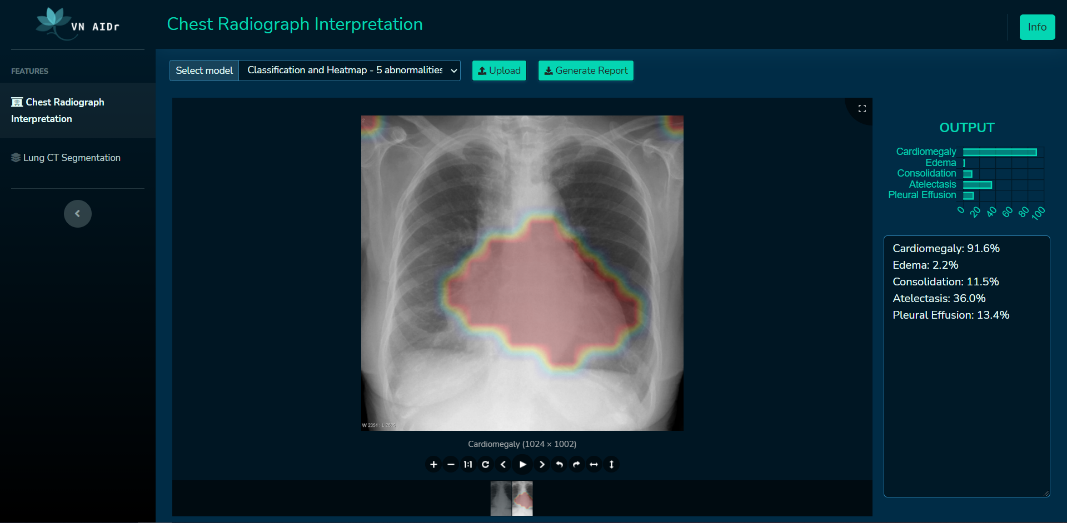
#> input picture vnopenai.png, 1067 x 523 px
$ python -i preprocess_wo_cfg.py   (imports and definitions only)
#> lines starting #> are read from the running program, lines starting #| are printed output that depends on the picture
import numpy as np
import cv2

def border_pad(image, pixel_mean=128.0, long_side=512):
    h, w, c = image.shape
    image = np.pad(image, ((0, long_side - h),
                    (0, long_side - w), (0, 0)),
                    mode='constant',
                    constant_values=pixel_mean)
    return image

def fix_ratio(image, pixel_mean=128.0, long_side=512):
    h, w, c = image.shape
    if h >= w:
        ratio = h * 1.0 / w
        h_ = long_side
        w_ = round(h_ / ratio)
    else:
        ratio = w * 1.0 / h
        w_ = long_side
        h_ = round(w_ / ratio)
    image = cv2.resize(image, dsize=(w_, h_), interpolation=cv2.INTER_LINEAR)
    image = border_pad(image, pixel_mean, long_side)
    return image

def transform(image, use_equalizeHist=True, gaussian_blur=3, pixel_mean=128.0, pixel_std=64.0, long_side=512):
    assert image.ndim == 2, "image must be gray image"
    if use_equalizeHist:
        image = cv2.equalizeHist(image)

    if gaussian_blur > 0:
        image = cv2.GaussianBlur(
            image,
            (gaussian_blur, gaussian_blur), 0)

    image = cv2.cvtColor(image, cv2.COLOR_GRAY2RGB)

    image = fix_ratio(image, pixel_mean, long_side)
    # augmentation for train or co_train

    # normalization
    image = image.astype(np.float32) - cfg.pixel_mean
    # vgg and resnet do not use pixel_std, densenet and inception use.
    if pixel_std:
        image /= pixel_std
    # normal image tensor :  H x W x C
    # torch image tensor :   C X H X W
    image = image.transpose((2, 0, 1))

    return image

>>> import cv2
>>> picture = cv2.imread('vnopenai.png', cv2.IMREAD_GRAYSCALE)
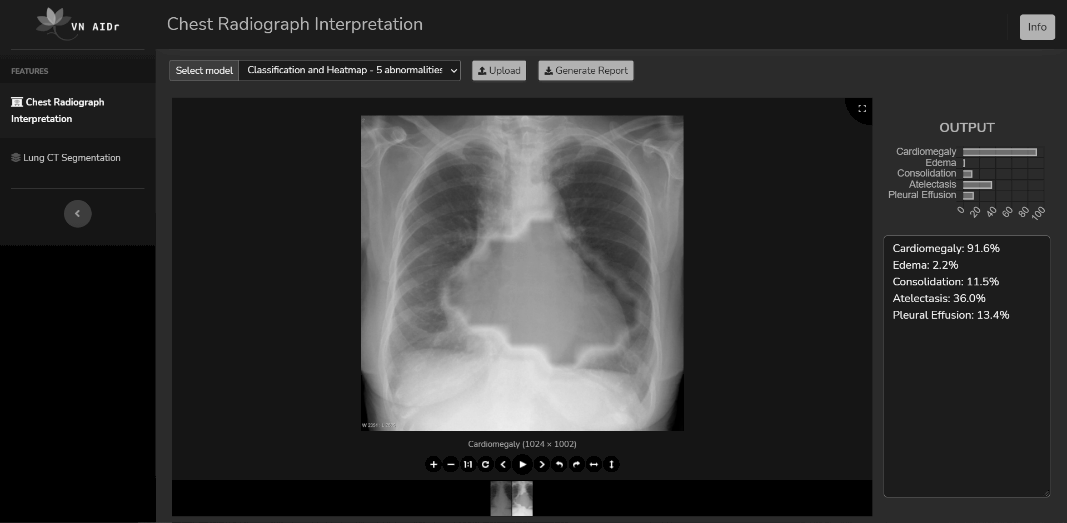
#> picture: shape (523, 1067); min 0, max 255, mean 47.6
>>> result = transform(picture)
#> in transform, `image = cv2.equalizeHist(image)`:
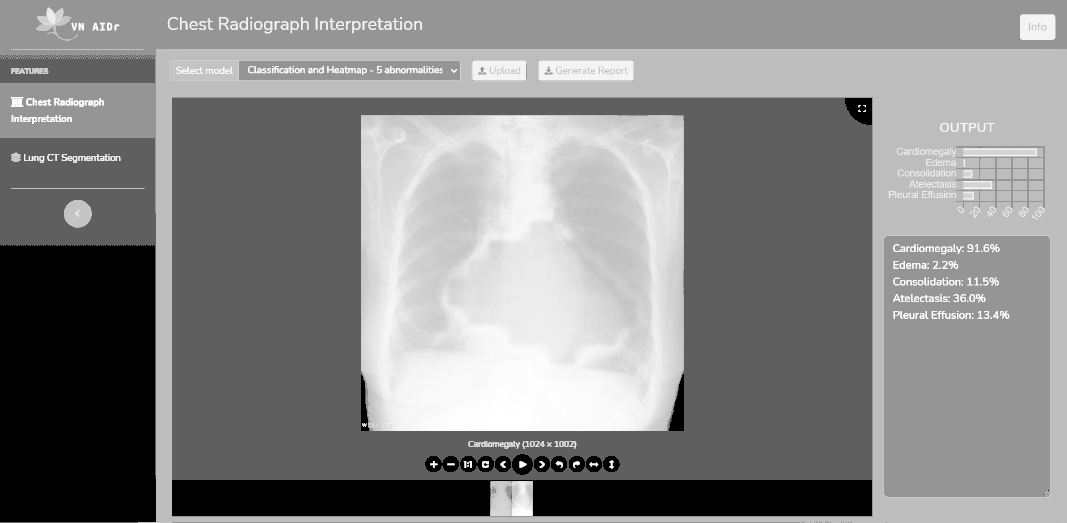
#> image: shape (523, 1067); min 0, max 255, mean 134.6
#> in border_pad, `image = np.pad(image, ((0, long_side - h), (0, long_side - w), (0, 0))..`:
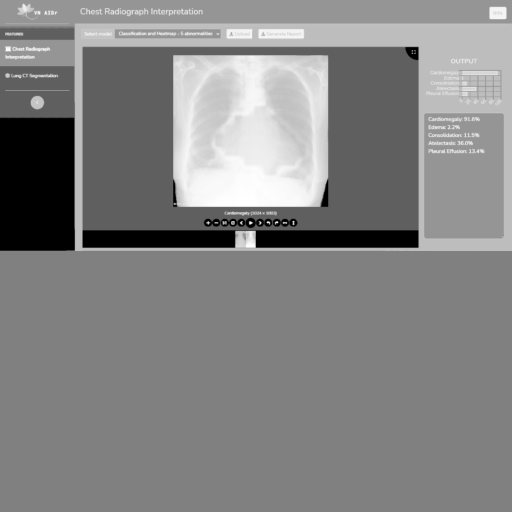
#> image: shape (512, 512, 3); min 0, max 255, mean 131.2
#> (the run stopped early here; a loop or call above may not have finished)
